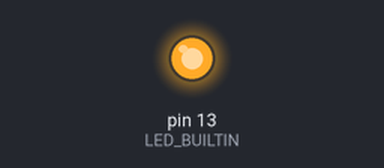
Simulated run of this sketch. Board: Arduino Uno, built with avr-gcc and run on an emulated ATmega328P. Shown: output pins drawn as LEDs (lit = HIGH).

Above: at 0.5 s.
At 45.5 s:
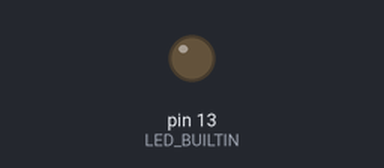
Timing chart, 0 to 46.8 s (numbered marks = the images above):
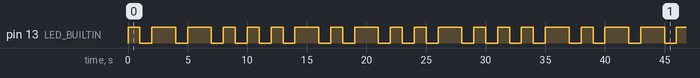

Measured:
- by itself, pin 13 (LED_BUILTIN): moves between LOW and HIGH, repeating every 36.0 s
- by itself, everything shown: repeats every 36.0 s, in 30 steps

The sketch:

morsecode.ino
```cpp
void setup() {

  pinMode(LED_BUILTIN, OUTPUT);
}

void dot()
{
  digitalWrite(LED_BUILTIN, HIGH);
  delay(1000);
  digitalWrite(LED_BUILTIN, LOW);
  delay(1000);
}

void dash()
{
  digitalWrite(LED_BUILTIN, HIGH);
  delay(2000);
  digitalWrite(LED_BUILTIN, LOW);
  delay(1000);
}

void loop()
{
  //First Name : PURAV
  //P
  dot();
  dash();
  dash();
  dot();

  //U
  dot();
  dot();
  dash();

  //R
  dot();
  dash();
  dot();

  //A
  dot();
  dash();

  //V
  dot();
  dot();
  dot();
  dash();

}
```
